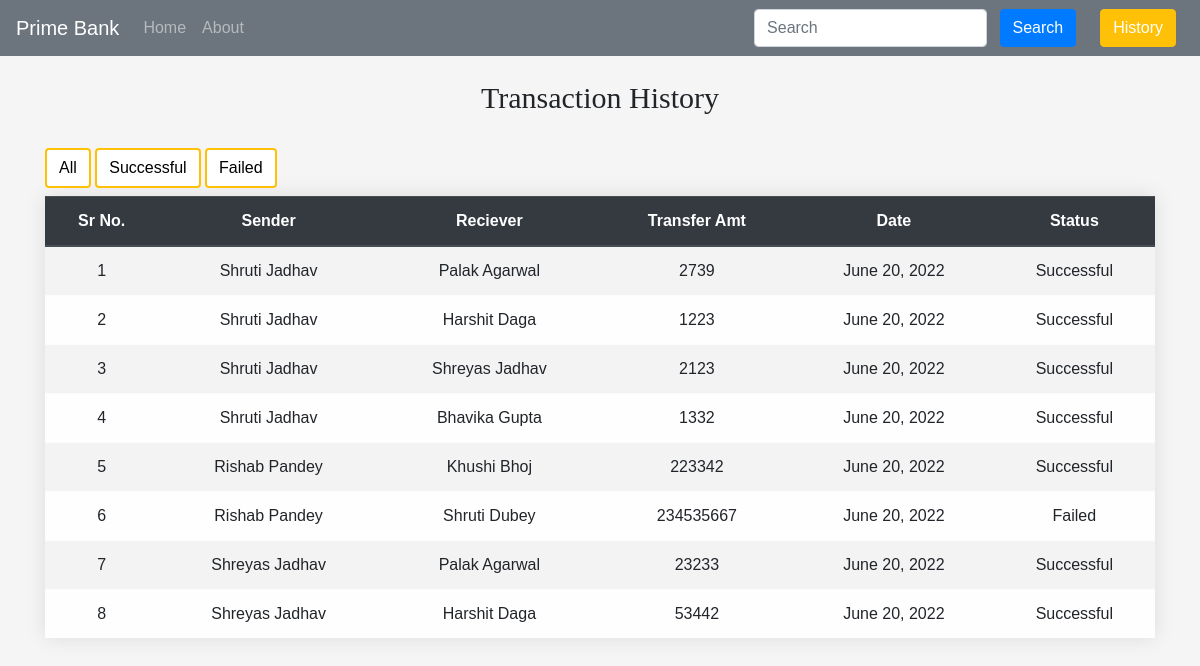
Screenshot of /transaction with the database file from the repository.
### accounts/models.py (models this page shows, shortened)
class transactions(models.Model):
    transaction_id = models.AutoField(primary_key=True)
    sender_id = models.IntegerField()
    sender_name = models.CharField(max_length=100,default="")
    receiver_id = models.IntegerField()
    receiver_name = models.CharField(max_length=100,default="")
    date = models.DateField(auto_now_add=True)
    amount = models.IntegerField()
    status = models.CharField(max_length=100,default="")

### accounts/views.py (the view)
# urls.py: path('transaction', views.transaction, name="transaction"),
def transaction(request):
    tr = transactions.objects.all().order_by('-date')
    genres = ["All","Successful","Failed"]
    if request.method=="POST":
        cat = request.POST.get('genre')
        if cat=="All":
            tr = transactions.objects.all().order_by('-date')
        else:
            tr = transactions.objects.filter(status=cat).order_by('-date')
    return render(request, 'accounts/transactions.html', {"tr":tr,"genres":genres})

### templates/accounts/transactions.html (shortened to what this page needs)
{% extends 'base.html' %}
{% block body %}
    <br>
    <h1 style="font-family: 'Playfair Display', serif;font-size: 30px;text-align:center;">Transaction History
    </h1>
    <br>
    <div class="container">
    <form method="POST">{% csrf_token %}
        {% for genre in genres %}
          <button type="submit"  class="btn mb-2 buttons" name="genre" value="{{ genre }}">
            {{ genre }}
          </button>
        {% endfor %}
    </form>
    </div>
    <div class="container">
        <table class="table table-striped table-light">
            <thead class="thead-dark">
                <tr>
                    <th>Sr No.</th>
                    <th>Sender</th>
                    <th>Reciever</th>
                    <th>Transfer Amt</th>
                    <th>Date</th>
                    <th>Status</th>
                </tr>
            </thead>
            <tbody>
                {% for t in tr %}
                <tr>
                    <td>{{forloop.counter}}</td>
                    <td>{{t.sender_name}}</td>
                    <td>{{t.receiver_name}}</td>
                    <td>{{t.amount}}</td>
                    <td>{{t.date}}</td>
                    <td>{{t.status}}</td>
                </tr>
                {% endfor %}
            </tbody>
        </table>
    </div>
{% endblock body %}

### templates/base.html (shortened to what this page needs)
<!DOCTYPE html>
<html lang="en">
<head>
  <link rel="stylesheet" href="https://stackpath.bootstrapcdn.com/bootstrap/4.2.1/css/bootstrap.min.css"
>
    <link rel="stylesheet" href="https://cdnjs.cloudflare.com/ajax/libs/font-awesome/4.7.0/css/font-awesome.min.css">
</head>
<body>
  <nav class="navbar navbar-expand-lg navbar-dark bg-secondary">
    <a class="navbar-brand" href="/">Prime Bank</a>
    <div class="collapse navbar-collapse" id="navbarSupportedContent">
      <ul class="navbar-nav mr-auto">
        <li class="nav-item {% block homeactive %}  {% endblock homeactive %}">
          <a class="nav-link" href="/">Home <span class="sr-only">(current)</span></a>
        </li>
        <li class="nav-item {% block aboutactive %}  {% endblock aboutactive %}">
          <a class="nav-link" href="/about">About</a>
        </li>
      </ul>
      <div class="ml-auto form-inline ">
        <form method="get" action="/search" class="my-2 my-lg-0 mx-4">
          <input class="form-control mr-sm-2" type="search" placeholder="Search" aria-label="Search" name="query"
            id="query">
          <button class="btn btn-primary my-2 my-sm-0 " type="submit">Search</button>
        </form>
        <ul class="navbar-nav mr-2 history">
          <li class="{% block historyactive %}  {% endblock historyactive %}">
            <a class="btn btn-warning" href={% url 'transaction' %}>History</a>
          </li>
        </ul>
      </div>
    </div>
  </nav>
{% block body %}
 {% endblock body %}
  </body>
</html>

### rows the page displays
transactions: sender_name "Shruti Jadhav", receiver_name "Palak Agarwal", amount "2739", date "June 20, 2022", status "Successful"
transactions: sender_name "Shruti Jadhav", receiver_name "Harshit Daga", amount "1223", date "June 20, 2022", status "Successful"
transactions: sender_name "Shruti Jadhav", receiver_name "Shreyas Jadhav", amount "2123", date "June 20, 2022", status "Successful"
transactions: sender_name "Shruti Jadhav", receiver_name "Bhavika Gupta", amount "1332", date "June 20, 2022", status "Successful"
transactions: sender_name "Rishab Pandey", receiver_name "Khushi Bhoj", amount "223342", date "June 20, 2022", status "Successful"
transactions: sender_name "Rishab Pandey", receiver_name "Shruti Dubey", amount "234535667", date "June 20, 2022", status "Failed"
transactions: sender_name "Shreyas Jadhav", receiver_name "Palak Agarwal", amount "23233", date "June 20, 2022", status "Successful"
transactions: sender_name "Shreyas Jadhav", receiver_name "Harshit Daga", amount "53442", date "June 20, 2022", status "Successful"

### other values shown
{{ genre }} "All" "Successful" "Failed"
